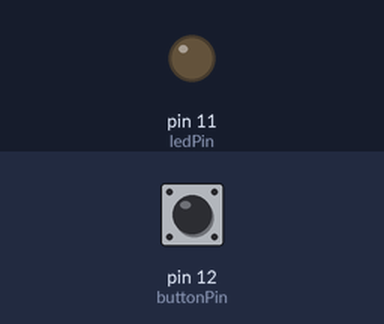
Recording of a sketch running on a simulated Arduino Uno, built with avr-gcc and run on an emulated ATmega328P. Parts: output pins drawn as LEDs (lit = HIGH). Inputs (shaded band) come from the test bench; at power-on: pin 12 (buttonPin) HIGH.

Above: at 1.2 s.
1.3 s: pin 12 (buttonPin) pulled LOW for 0.15 s
At 2.5 s:
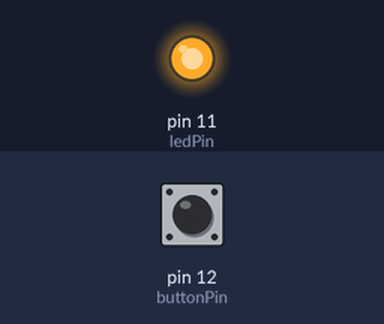
Timing chart, 0 to 4.8 s (numbered marks = the images above; inputs shaded):
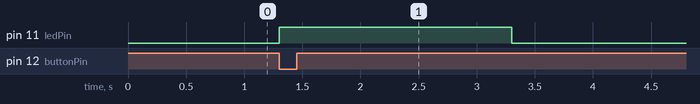

Measured:
- after the input at 1.3 s, pin 11 (ledPin): LOW → HIGH at once, → LOW 2.0 s later

The sketch:

job_11_ventilateur1.ino
```cpp
// C++ code
//
int ledPin = 11;
int buttonPin = 12;
int fanPin = 3;

int ledState = LOW;
int fanState = LOW;

int fanOn = 0;
int currentButtonState;
int lastButtonState;
long buttonTimer = 0;

void setup()
{
  pinMode(ledPin, OUTPUT);
  pinMode(buttonPin, INPUT_PULLUP);
  pinMode(fanPin, INPUT);
  currentButtonState = digitalRead(buttonPin);
}

void loop()
{
  lastButtonState = currentButtonState;
  currentButtonState = digitalRead(buttonPin);

  if (lastButtonState == HIGH && currentButtonState == LOW)
  {
    if (fanOn == 0)
    {
      buttonTimer = millis();
      if (ledState == LOW)
      {
        ledState = HIGH;
      }
    }
    else
    {
      buttonTimer = 0;
      fanOn = 0;
      fanState = LOW;
    }
  }
  else if (millis() - buttonTimer > 2000)
  {
    if (ledState == HIGH)
    {
      ledState = LOW;
      fanOn = 1;
      fanState = HIGH;
    }
  }

  digitalWrite(ledPin, ledState);
  digitalWrite(fanPin, fanState);
}
```
